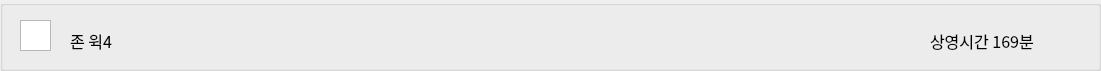
      <widget class="QGroupBox" name="Name_John_Wick_4">
       <property name="geometry">
        <rect>
         <x>40</x>
         <y>950</y>
         <width>1101</width>
         <height>71</height>
        </rect>
       </property>
       <property name="title">
        <string/>
       </property>
       <widget class="QLabel" name="label_8">
        <property name="geometry">
         <rect>
          <x>70</x>
          <y>30</y>
          <width>281</width>
          <height>21</height>
         </rect>
        </property>
        <property name="font">
         <font>
          <family>한컴산뜻돋움</family>
          <pointsize>12</pointsize>
         </font>
        </property>
        <property name="text">
         <string>존 윅4 </string>
        </property>
       </widget>
       <widget class="QGraphicsView" name="graphicsView_3">
        <property name="geometry">
         <rect>
          <x>20</x>
          <y>20</y>
          <width>31</width>
          <height>31</height>
         </rect>
        </property>
       </widget>
       <widget class="QLabel" name="label_9">
        <property name="geometry">
         <rect>
          <x>930</x>
          <y>30</y>
          <width>141</width>
          <height>21</height>
         </rect>
        </property>
        <property name="font">
         <font>
          <family>한컴산뜻돋움</family>
          <pointsize>12</pointsize>
         </font>
        </property>
        <property name="text">
         <string>상영시간 169분</string>
        </property>
       </widget>
      </widget>
